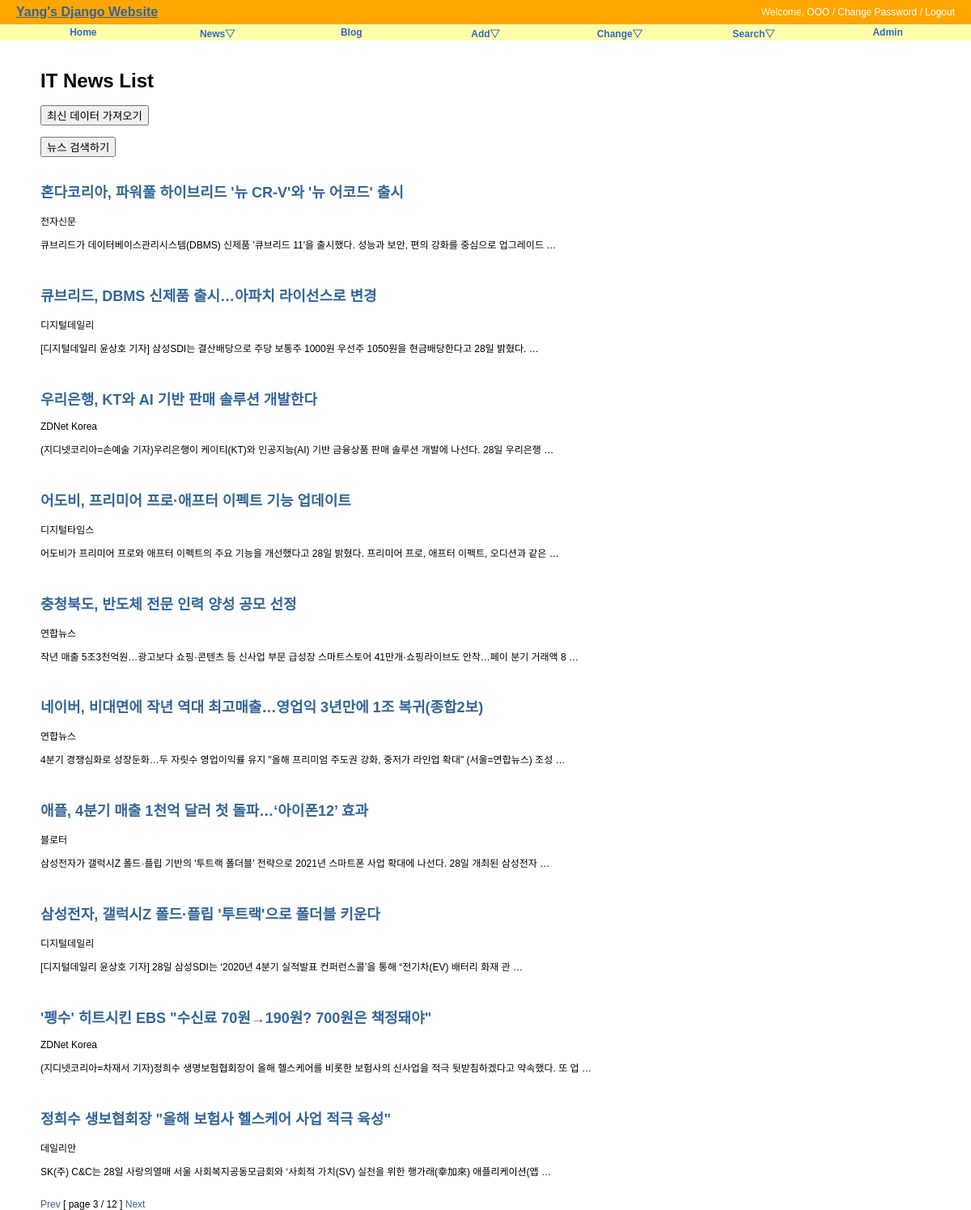
Page /news/?page=3 on the committed database.
### news/models.py (models this page shows, shortened)
class New(models.Model):
    title = models.CharField('TITLE', max_length=300, help_text='news title')
    writer = models.CharField('WRITER', max_length=100, help_text='publisher')
    preview = models.TextField('PREVIEW', unique=True)
    published_date = models.DateTimeField(default=timezone.now)
    class Meta:
        verbose_name = 'new'
        verbose_name_plural = 'news'
        db_table = 'news_new'
        ordering = ('-published_date',)

### news/views.py (the view)
# urls.py: path('', NewsLV.as_view(), name='index'),
class NewsLV(ListView):
    model = New
    template_name = "news/news_all.html"
    context_object_name = "news"
    paginate_by = 10

### news/templates/news/news_all.html (shortened to what this page needs)
{% extends "base.html" %}
{% block content %}
<div id="content">
  <h1>IT News List</h1>
  <form action="{% url "news:news_list" %}" method="POST">
    <input type="submit" value="최신 데이터 가져오기" />
  </form><br/>
  <form action="{% url "news:search" %}" method="POST">
    <input type="submit" value="뉴스 검색하기" />
  </form><br/>
  {% for new in news %}
  <h2><a href="{% url 'news:news_detail' new.id %}">
      {{ new.title }}</a></h2>
      {{ new.writer}}
      <p>{{ new.preview }}</p>
      <br/>
  {% endfor %}
  <div>
    {% if page_obj.has_previous %}
    <a href="?page={{ page_obj.previous_page_number }}">Prev</a>
    {% endif %} [ page {{ page_obj.number }} / {{page_obj.paginator.num_pages }} ]
    {% if page_obj.has_next %}
    <a href="?page={{ page_obj.next_page_number }}">Next</a>
    {% endif %}
  </div>
</div>
{% endblock %}

### static/css/base.css (style rules this page uses)
body { font-family: "Lucida Grande", Verdana, Arial, sans-serif; font-size: 12px; }
div#content { position: absolute; top: 70px; left: 50px; right: 50px; }
a:link, a:visited { color: #369; text-decoration: none; }

### rows in the picture
New: title "혼다코리아, 파워풀 하이브리드 '뉴 CR-V'와 '뉴 어코드' 출시", writer "전자신문", preview "큐브리드가 데이터베이스관리시스템(DBMS) 신제품 '큐브리드 11'을 출시했다. 성능과 보안, 편의 강화를 중심으로 업그레이드 …"
New: title "큐브리드, DBMS 신제품 출시…아파치 라이선스로 변경", writer "디지털데일리", preview "[디지털데일리 윤상호 기자] 삼성SDI는 결산배당으로 주당 보통주 1000원 우선주 1050원을 현금배당한다고 28일 밝혔다. …"
New: title "우리은행, KT와 AI 기반 판매 솔루션 개발한다", writer "ZDNet Korea", preview "(지디넷코리아=손예술 기자)우리은행이 케이티(KT)와 인공지능(AI) 기반 금융상품 판매 솔루션 개발에 나선다. 28일 우리은행 …"
New: title "어도비, 프리미어 프로·애프터 이펙트 기능 업데이트", writer "디지털타임스", preview "어도비가 프리미어 프로와 애프터 이펙트의 주요 기능을 개선했다고 28일 밝혔다. 프리미어 프로, 애프터 이펙트, 오디션과 같은 …"
New: title "충청북도, 반도체 전문 인력 양성 공모 선정", writer "연합뉴스", preview "작년 매출 5조3천억원…광고보다 쇼핑·콘텐츠 등 신사업 부문 급성장 스마트스토어 41만개·쇼핑라이브도 안착…페이 분기 거래액 8 …"
New: title "네이버, 비대면에 작년 역대 최고매출…영업익 3년만에 1조 복귀(종합2보)", writer "연합뉴스", preview "4분기 경쟁심화로 성장둔화…두 자릿수 영업이익률 유지 \"올해 프리미엄 주도권 강화, 중저가 라인업 확대\" (서울=연합뉴스) 조성 …"
New: title "애플, 4분기 매출 1천억 달러 첫 돌파…‘아이폰12’ 효과", writer "블로터", preview "삼성전자가 갤럭시Z 폴드·플립 기반의 '투트랙 폴더블' 전략으로 2021년 스마트폰 사업 확대에 나선다. 28일 개최된 삼성전자 …"
New: title "삼성전자, 갤럭시Z 폴드·플립 '투트랙'으로 폴더블 키운다", writer "디지털데일리", preview "[디지털데일리 윤상호 기자] 28일 삼성SDI는 ‘2020년 4분기 실적발표 컨퍼런스콜’을 통해 “전기차(EV) 배터리 화재 관 …"
New: title "'펭수' 히트시킨 EBS \"수신료 70원→190원? 700원은 책정돼야\"", writer "ZDNet Korea", preview "(지디넷코리아=차재서 기자)정희수 생명보험협회장이 올해 헬스케어를 비롯한 보험사의 신사업을 적극 뒷받침하겠다고 약속했다. 또 업 …"
New: title "정희수 생보협회장 \"올해 보험사 헬스케어 사업 적극 육성\"", writer "데일리안", preview "SK(주) C&C는 28일 사랑의열매 서울 사회복지공동모금회와 ‘사회적 가치(SV) 실천을 위한 행가래(幸加來) 애플리케이션(앱 …"

### other values in the picture
{{ page_obj.number }} "3"
{{ page_obj.paginator.num_pages }} "12"
